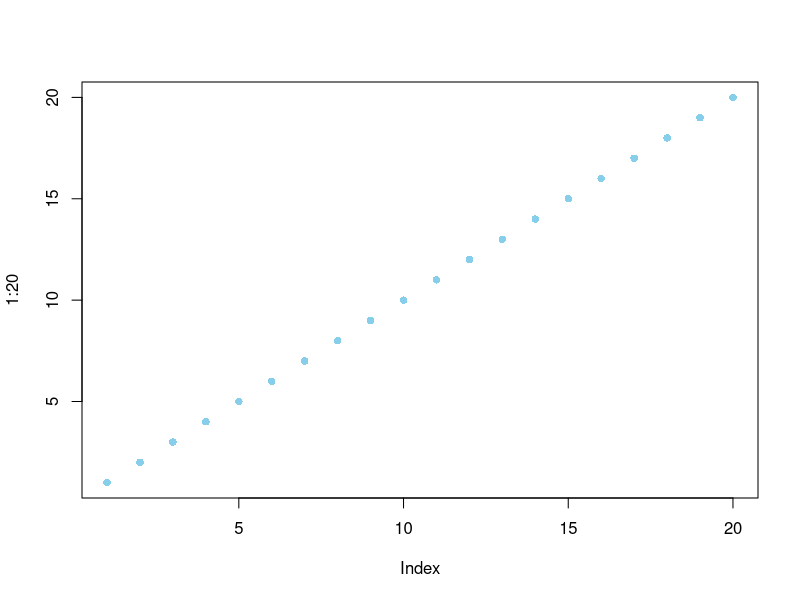

This chart was generated by the following R code:
## ---- chunk 1
plot(1:20, col="skyblue",pch=16);
